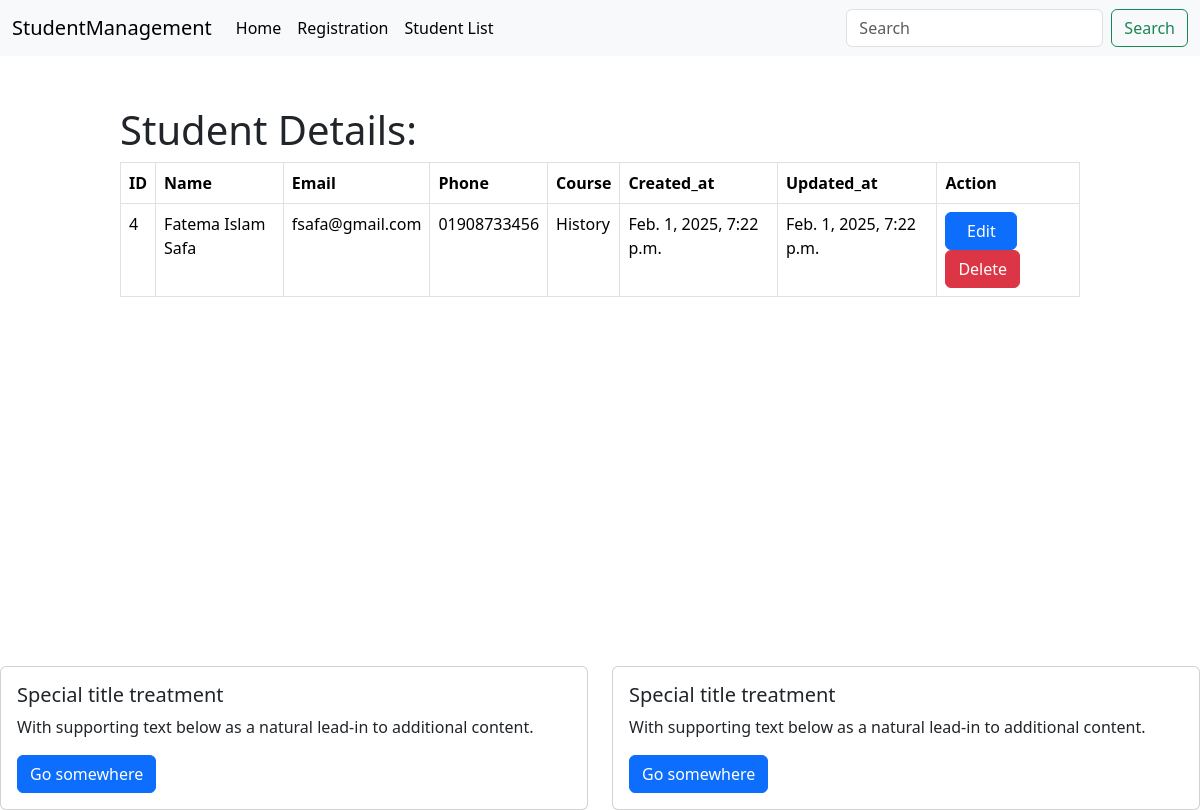
/student_details/4/, run on an earlier commit of the app's database.
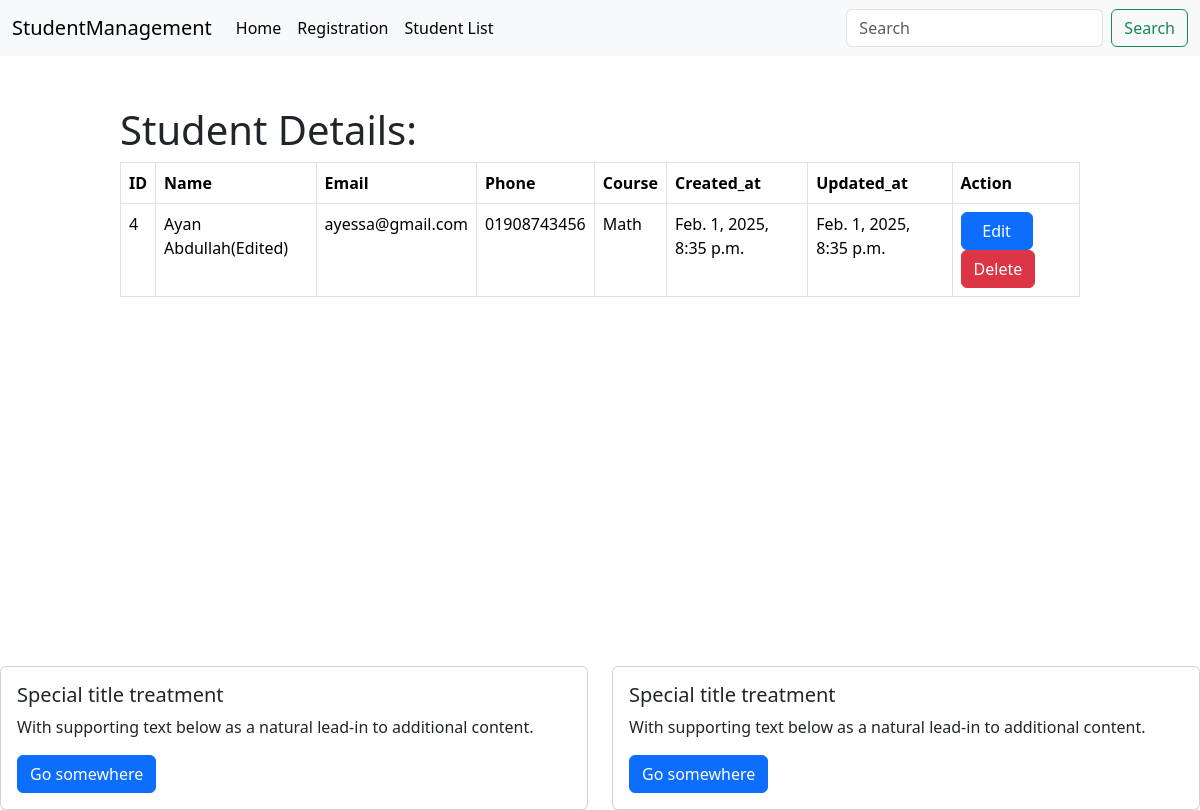
And on a later commit of the database.
### core/models.py (models this page shows, shortened)
class StudentModel(models.Model):
    class CourseChoice(models.TextChoices):
        MATH = 'Math', 'Math',
        ENGLISH = 'English', 'English',
        HISTORY = 'History', 'History',
        SICENCE = 'Science', 'Science',
        PHYSICES = 'Physices', 'Physices'
    id = models.IntegerField(primary_key = True)
    name = models.CharField(max_length=50)
    email = models.EmailField(max_length=254)
    phone = models.CharField(max_length=11)
    course = models.CharField(max_length=100, choices = CourseChoice.choices, default = CourseChoice.SICENCE)
    created_at = models.DateTimeField(auto_now_add=True)
    updated_at = models.DateTimeField(auto_now=True)

### core/views.py (the view)
# urls.py: path('student_details/<int:pk>/', views.StudentDetailView.as_view(), name = 'student_details'),
class StudentDetailView(DetailView):
    model = StudentModel
    template_name = 'students/student_details.html'
    context_object_name = 'student'
    pk_url_kwarg = 'pk'

### core/templates/students/student_details.html
{% extends 'base.html' %}
{% block content %}
    <div style="width: 80%; height: 70vh; margin: auto;">
        <h1>Student Details: </h1>
        <table class="table table-bordered">
            <thead>
              <tr>
                <th scope="col">ID</th>
                <th scope="col">Name</th>
                <th scope="col">Email</th>
                <th scope="col">Phone</th>
                <th scope="col">Course</th>
                <th scope="col">Created_at</th>
                <th scope="col">Updated_at</th>
                <th scope="col">Action</th>
              </tr>
            </thead>
            <tbody>
                    <tr>
                        <td>{{student.id}}</td>
                        <td>{{student.name}}</td>
                        <td>{{student.email}}</td>
                        <td>{{student.phone}}</td>
                        <td>{{student.course}}</td>
                        <td>{{student.created_at}}</td>
                        <td>{{student.updated_at}}</td>
                        <td>
                          <a style="width: 72px;" href="{% url 'update_student' pk=student.id %}" class="btn btn-primary btn-md">Edit</a>
                          <a href="{% url 'delete_student' pk=student.id %}" class="btn btn-danger btn-md">Delete</a>
                        </td>
                    </tr>
            </tbody>
          </table>
    </div>
{% endblock content %}

### templates/base.html (shortened to what this page needs)
<!DOCTYPE html>
<html lang="en">
  <head>
    <link href="https://cdn.jsdelivr.net/npm/bootstrap@5.3.3/dist/css/bootstrap.min.css" rel="stylesheet">
  </head>
  <body>
        <header style="margin-bottom: 50px;" class="nav-container">
            <nav class="navbar navbar-expand-lg bg-body-tertiary">
                <div class="container-fluid">
                  <a class="navbar-brand" href="/">StudentManagement</a>
                  <div class="collapse navbar-collapse" id="navbarSupportedContent">
                    <ul class="navbar-nav me-auto mb-2 mb-lg-0">
                      <li class="nav-item">
                        <a class="nav-link active" aria-current="page" href="/">Home</a>
                      </li>
                      <li class="nav-item">
                        <a class="nav-link active" aria-current="page" href="{% url 'create_student' %}">Registration</a>
                      </li>
                      <li class="nav-item">
                        <a class="nav-link active" aria-current="page" href="{% url 'student_list' %}">Student List</a>
                      </li>
                    </ul>
                    <form class="d-flex" role="search">
                      <input class="form-control me-2" type="search" placeholder="Search" aria-label="Search">
                      <button class="btn btn-outline-success" type="submit">Search</button>
                    </form>
                  </div>
                </div>
              </nav>
        </header>
        <main>
            {% block content %}
            {% endblock %}
        </main>
        <footer>
            <div class="row">
                <div class="col-sm-6 mb-3 mb-sm-0">
                  <div class="card">
                    <div class="card-body">
                      <h5 class="card-title">Special title treatment</h5>
                      <p class="card-text">With supporting text below as a natural lead-in to additional content.</p>
                      <a href="#" class="btn btn-primary">Go somewhere</a>
                    </div>
                  </div>
                </div>
                <div class="col-sm-6">
                  <div class="card">
                    <div class="card-body">
                      <h5 class="card-title">Special title treatment</h5>
                      <p class="card-text">With supporting text below as a natural lead-in to additional content.</p>
                      <a href="#" class="btn btn-primary">Go somewhere</a>
                    </div>
                  </div>
                </div>
              </div>
        </footer>
  </body>
</html>

What changed in the data, as far as the page shows it:
changed StudentModel id 4: name "Fatema Islam Safa" → "Ayan Abdullah(Edited)"; email "fsafa@gmail.com" → "ayessa@gmail.com"; phone "01908733456" → "01908743456"; course "History" → "Math"; created_at "Feb. 1, 2025, 7:22 p.m." → "Feb. 1, 2025, 8:35 p.m."; updated_at "Feb. 1, 2025, 7:22 p.m." → "Feb. 1, 2025, 8:35 p.m."
